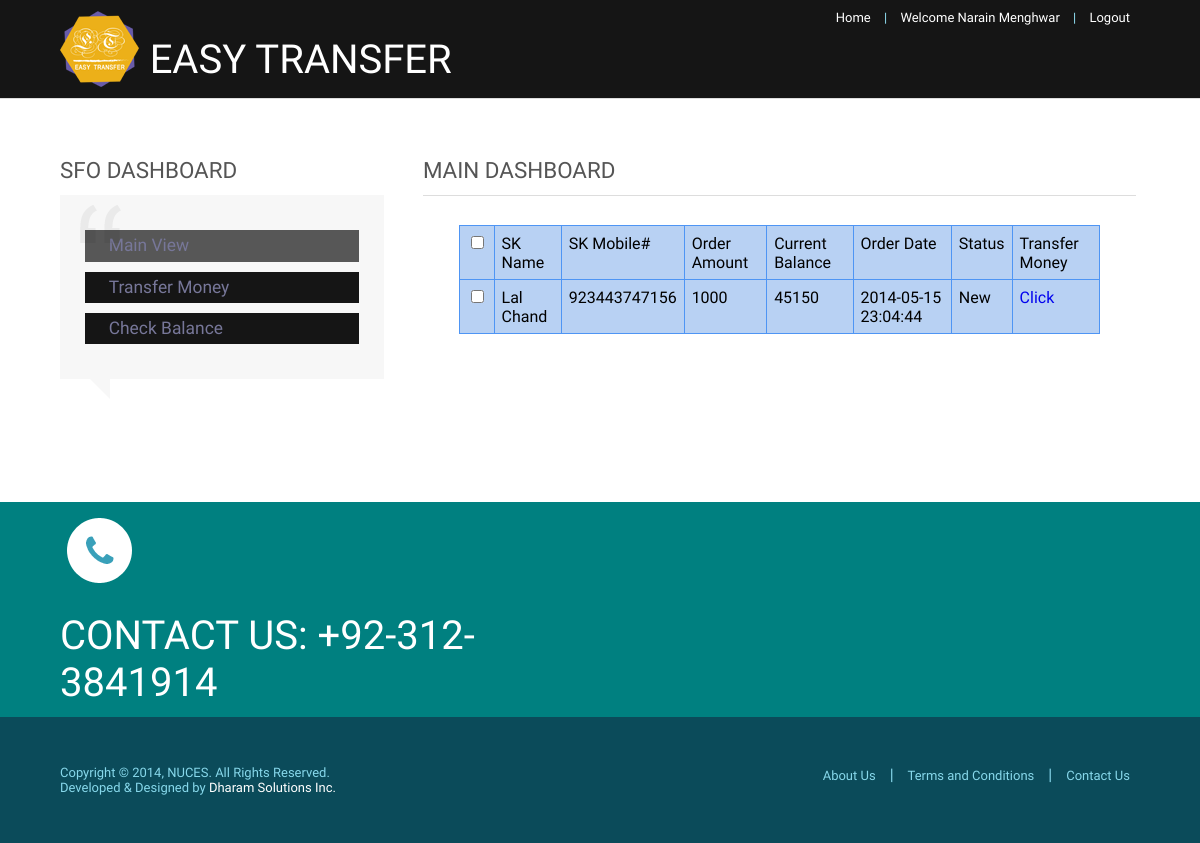
Page /web/sfo_dashboard.php (signed in) on the committed database.
### tables this page shows
CREATE TABLE IF NOT EXISTS `shop_keeper_orders` (
  `shop_keeper_mobile_no` varchar(45) NOT NULL,
  `SFO_mobile_no` varchar(45) NOT NULL,
  `available_balance` int(10) unsigned NOT NULL,
  `order_amount` int(10) unsigned NOT NULL,
  `order_date` date NOT NULL,
  `order_status` tinyint(1) NOT NULL DEFAULT '0',
  `order_timestamp` timestamp NOT NULL DEFAULT CURRENT_TIMESTAMP,
  KEY `shop_keeper_orders_ibfk_1` (`shop_keeper_mobile_no`)
);

CREATE TABLE IF NOT EXISTS `shop_keeper` (
  `mobile_no` varchar(45) NOT NULL,
  `SFO_mobile_no` varchar(45) NOT NULL,
  `cnic_no` varchar(15) NOT NULL,
  `full_name` varchar(45) NOT NULL,
  `email_id` varchar(45) NOT NULL,
  `passwd` varchar(45) NOT NULL,
  `shop_name` varchar(45) NOT NULL,
  `address` varchar(45) NOT NULL,
  `city_name` varchar(45) NOT NULL,
  `country_name` varchar(45) NOT NULL,
  `security_question` varchar(255) NOT NULL,
  `security_ans` varchar(45) NOT NULL,
  `transaction_pin` int(6) NOT NULL,
  `available_balance` int(10) unsigned NOT NULL,
  PRIMARY KEY (`mobile_no`),
  KEY `shop_keeper_ibfk_1` (`SFO_mobile_no`)
);

### web/sfo_dashboard.php (the view, shortened to what this page needs)
<!DOCTYPE HTML>
<html>
<head>
<link href="web/css/style1.css" rel="stylesheet" type="text/css" media="all" />
<link href="web/css/form.css" rel="stylesheet" type="text/css" media="all" />
<link href="web/css/megamenu.css" rel="stylesheet" type="text/css" media="all" />
    <link rel="stylesheet" href="web/css/fwslider.css" media="all">
</head>
<body>
    <div class="header-top">
	   <div class="wrap">
	         <div class="col_1_of_2 span_1_of_2">
				<ul class="f-list">
				  <a href="index.php"><img src="web/images/mainlogo.png"></a>
				  <a href="index.php"><span class="f-text"> EASY TRANSFER </span></a>
				</ul>
			</div>
			 <div class="cssmenu">
				<ul>
					<li><a href="sfo_dashboard.php">Home</a></li> |
					<li><a href="sfo_dashboard.php">Welcome <?php echo $_SESSION['full_name']; ?></a></li> |
					<li><a href="logout.php">Logout</a></li>
				</ul>
			</div>
 		</div>
	</div>
    <div class="login">
          <div class="wrap">
				<div class="section group">
				   <div class="labout span_1_of_about">
					  <h3>SFO DashBoard</h3>
					  <div class="testimonials">
							<div class="testi-item">
								  <blockquote class="testi-item_blockquote">
										<div class="header-top-white">
											<div class="wrap">
											  <ul class="options-font">
											     <a href="sfo_dashboard.php">Main View</a>
											  </ul>
											</div>
										</div>
										<div class="header-top">
											<div class="wrap">
											  <ul class="options-font" >
											     <a href="sfo_transfer.php">Transfer Money</a>
											  </ul>
											</div>
										</div>
										<div class="header-top">
											<div class="wrap">
											  <ul class="options-font" >
											     <a href="sfo_check.php">Check Balance</a>
											  </ul>
											</div>
										</div>
								  </blockquote>
							</div>
				       </div>
			    </div>
				<div class="cont span_2_of_about">
				    <h3>Main DashBoard</h3>
						<div class="login">
							<div class="wrap">
									<TABLE class="hoverTable" align="left">
                                                <tr>
                                                    <td><input type="checkbox" =""/></td>
                                                    <td><b>SK Name</b></td>
                                                    <td><b>SK Mobile#</b></td>
                                                    <td><b>Order Amount</b></td>
                                                    <td><b>Current Balance</b></td>
													<td><b>Order Date</b></td>
													<td><b>Status</b></td>
													<td><b>Transfer Money</b></td>
                                                </tr>
                                                <?php
                                                require 'connection-bld.php';
                                                $sfo_mobile_no = $_SESSION['mobile_no'];
												$new_order = 0;
                                                $query2 = ("Select * from shop_keeper_orders where sfo_mobile_no='$sfo_mobile_no' and order_status='$new_order'");
												$result1 = mysql_query($query2, $link2) or die("Error : " .mysql_error());
												if($result1){
													if(mysql_num_rows($result1)>0){
														while ($row = mysql_fetch_array($result1)) {
															$sname = "Hello World";
															$smobile = $row['shop_keeper_mobile_no'];
															$s_query = ("select full_name from shop_keeper where mobile_no='$smobile'");
															$result_s = mysql_query($s_query, $link2) or die("Error : " .mysql_error());
															if($result_s){
																if(mysql_num_rows($result_s)>0){
																	$s_row = mysql_fetch_array($result_s);
																	$sname = $s_row['full_name'];
																}
															}
															$order_bal = $row['order_amount'];
															$av_bal = $row['available_balance'];
															$order_time = $row['order_timestamp'];
															$Ostatus = $row['order_status'];
															if(!$Ostatus)  $Ostatus = "New";
															$click = "Click";
															echo '
																<tr>
																	<td><input type="checkbox" /></td>
																	<td>' . $sname . '</td>
																	<td>' . $smobile . '</td>
																	<td>' . $order_bal . '</td>
																	<td>' . $av_bal . '</td>
																	<td>' . $order_time . '</td>
																	<td >' . $Ostatus . '</td>
																	<td ><a href="sfo_transfer.php">' . $click . '</td>
																</tr>
																';
														}
													}
												}
                                                ?>
                                        </table>
							</div>
						</div>
                  </div>
				</div>
		  </div>
   </div>
    <div class="footer">
		<div class="footer-top">
			<div class="wrap">
			  <div class="section group example">
				<div class="col_1_of_2 span_1_of_2">
					<ul class="f-list">
					  <li><img src="web/images/3.png"><span class="f-text">CONTACT US: +92-312-3841914 </span><div class="clear"></div></li>
					</ul>
				</div>
		      </div>
			</div>
		</div>
		<div class="footer-bottom">
			<div class="wrap">
	             <div class="copy">
				    <p>Copyright © 2014, NUCES. All Rights Reserved.</p>
					<p>Developed & Designed by <a href="#">Dharam Solutions Inc.</p>
		         </div>
				<div class="f-list2">
				 <ul>
					<li class="active"><a href="about.html">About Us</a></li> |
					<li><a href="#">Terms and Conditions</a></li> |
					<li><a href="contact.php">Contact Us</a></li>
				 </ul>
			    </div>
		      </div>
	     </div>
	</div>
</body>
</html>

### web/css/style1.css (style rules this page uses)
html,body,div,span,applet,object,iframe,h1,h2,h3,h4,h5,h6,p,blockquote,pre,a,abbr,acronym,address,big,cite,code,del,dfn,em,img,ins,kbd,q,s,samp,small,strike,strong,sub,sup,tt,var,b,u,i,dl,dt,dd,ol,nav ul,nav li,fieldset,form,label,legend,table,caption,tbody,tfoot,thead,tr,th,td,article,aside,canvas,details,embed,figure,figcaption,footer,header,hgroup,menu,nav,output,ruby,section,summary,time,mark,audio,video { margin:0;padding:0;border:0;font-size:100%;font:inherit;vertical-align:baseline; }
ol,ul { list-style:none;margin:0;padding:0; }
blockquote,q { quotes:none; }
blockquote:before,blockquote:after,q:before,q:after { content:'';content:none; }
table { border-collapse:collapse;border-spacing:0; }
a { text-decoration:none; }
img { max-width:100%; }
body { font-family: 'Exo 2', sans-serif; background:#fff; }
.wrap { width:60%; margin:0 auto; -moz-transition:all .2s linear; -webkit-transition:all .2s linear; -o-transition:all .2s linear; -ms-transition:all .2s linear; }
.header-top { background:rgb(21,21,21); }
.header-top-white { background:rgb(87,87,87); }
.options-font { color:rgb(255,255,255); display: auto; margin:10px; font-size: 1.28em; }
.cssmenu { float:right; color:#96e8fc; font-size: 0.8125em; }
.cssmenu ul li { display: inline-block; }
.cssmenu ul li a { color:#fff; display: block; margin:10px; }
.cont { display: block; float:left; margin: 1% 0 1% 0; }
.footer-top { background: rgb(0,128,128); }
.col_1_of_2 { display: block; float:left; margin: 1% 0 1% 1.6%; }
.col_1_of_2:first-child { margin-left: 0; }
.span_1_of_2 { width:49.2%; }
ul.f-list img { float:left; margin-right: 2%; }
ul.f-list span.f-text { float: left; font-size: 2.5em; text-transform: uppercase; color: #FFF; margin-top: 25px; }
.footer-bottom { background:#0b4b5a; padding:4% 0; }
.copy { float:left; }
.copy p { color:#87D8EB; font-size:0.8125em; }
.copy p a { color:#fff; }
.f-list2 { float:right; color:#87D8EB; }
.f-list2 li { display:inline-block; margin:0 10px; }
.f-list2 li a { color:#87D8EB; font-size:0.8125em; }
.login { border-top:1px solid #ddd; padding:4% 0; }
table { border-collapse: collapse; border-spacing: 0; }
.labout { display: block; float:left; margin: 1% 3.6% 1% 0; }
.span_2_of_about { width: 66%; }
.span_1_of_about { width:30%; }
.span_2_of_about h3, .span_1_of_about h3 { color:#555; margin-bottom:0.5em; font-size:1.4em; line-height: 1.2; text-transform:uppercase; }
.testimonials .testi-item blockquote { position: relative; display: block; margin: 0; padding: 25px; border: auto; background:#f7f7f7; -webkit-background-clip: padding-box; -moz-background-clip: padding-box; background-clip: padding-box; }
.testimonials .testi-item blockquote a { color:#779; font-size:0.85em; line-height:1.8em; }
.testimonials .testi-item blockquote:before { position: absolute; bottom: -20px; left: 30px; display: block; width: 0; height: 0; border-top: 20px solid #f7f7f7; border-right: 0 solid rgba(0, 0, 0, 0); border-left: 20px solid rgba(0, 0, 0, 0); content: ""; }
.testimonials .testi-item { overflow: hidden; margin-bottom: 2em; padding-bottom: 2em; background: none; }
.testimonials .testi-item blockquote:after { position: absolute; top: 10px; left: 20px; display: block; width: 41px; height: 38px; background: url(../images/quotes.png) 0 0 no-repeat; content: ""; }
@media (max-width:1366px) { .wrap { width:90%; } }
@media (max-width:1280px) { .wrap { width:90%; } }

### web/sfo_dashboard.php (style rules this page uses)
.hoverTable { width:100%; border-collapse:collapse; }
.hoverTable td { padding:7px; border:#4e95f4 1px solid; }
.hoverTable tr { background: #b8d1f3; }

### rows in the picture
shop_keeper_orders: shop_keeper_mobile_no.full_name "Lal Chand", shop_keeper_mobile_no "923443747156", order_amount "1000", available_balance "45150", order_timestamp "2014-05-15 23:04:44", order_status "New", click "Click"

### other values in the picture
$_SESSION['full_name'] "Narain Menghwar"
